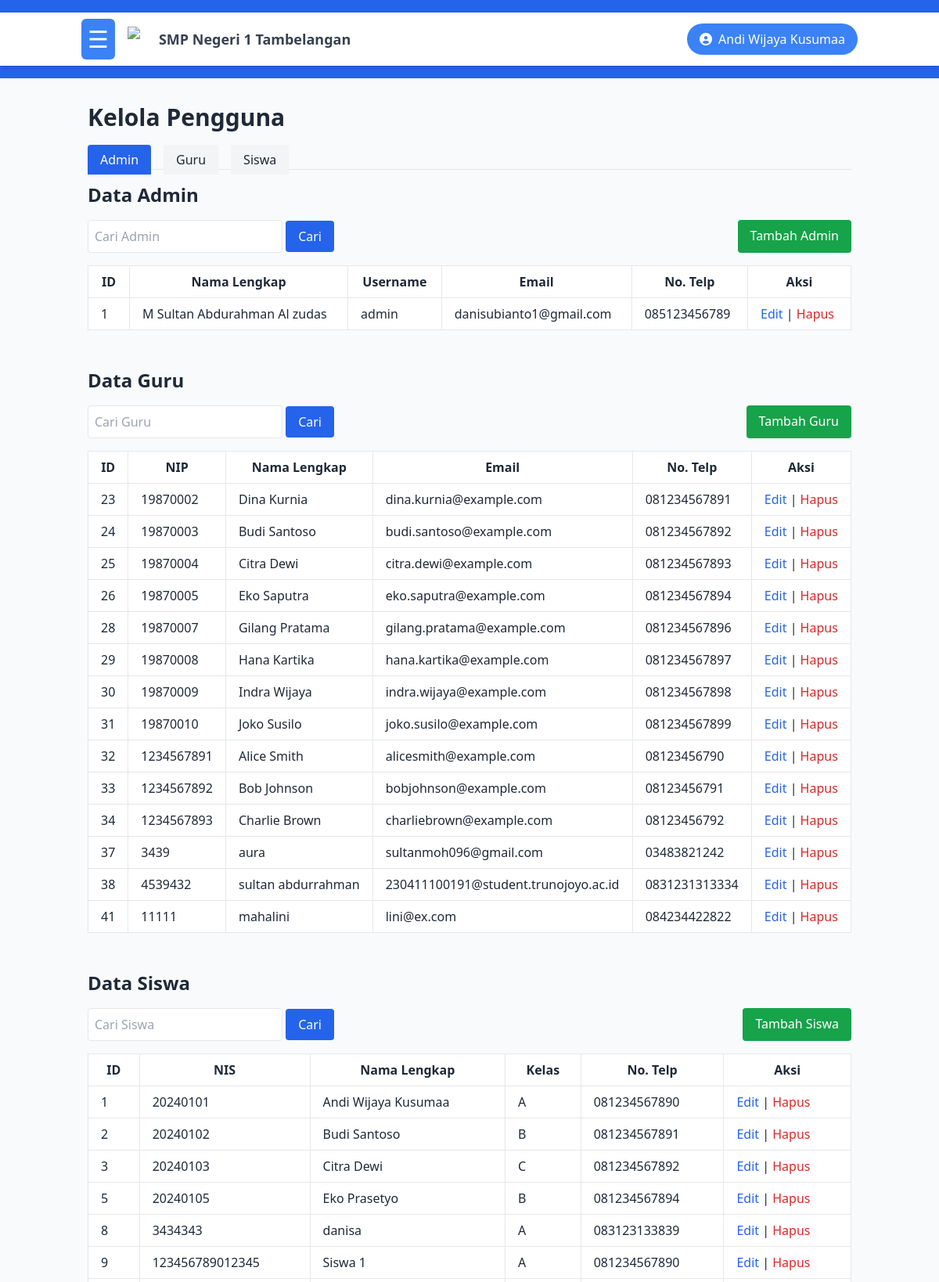
The app's page /dashboard/admin/kelolaLoginPengguna.php (signed in, upper part) with its own data.
### tables this page shows
CREATE TABLE `guru` (
  `id_guru` int NOT NULL,
  `nip` varchar(20) NOT NULL,
  `nama_lengkap` varchar(100) NOT NULL,
  `email` varchar(100) DEFAULT NULL,
  `no_telp` varchar(15) DEFAULT NULL,
  `mata_pelajaran_id` int DEFAULT NULL,
  `username` varchar(50) NOT NULL,
  `password` varchar(255) NOT NULL,
  `photo` varchar(255) DEFAULT NULL
);

CREATE TABLE `siswa` (
  `id_siswa` int NOT NULL,
  `nis` varchar(15) NOT NULL,
  `nama_lengkap` varchar(100) NOT NULL,
  `kelas_id` int NOT NULL,
  `alamat` text,
  `tanggal_lahir` date DEFAULT NULL,
  `no_telp` varchar(15) DEFAULT NULL,
  `username` varchar(50) NOT NULL,
  `password` varchar(255) NOT NULL,
  `jenis_kelamin` enum('laki-laki','perempuan') NOT NULL,
  `photo` varchar(255) DEFAULT NULL,
  `ekstra_id` int DEFAULT NULL
);

CREATE TABLE `kelas` (
  `id_kelas` int NOT NULL,
  `nama_kelas` varchar(50) NOT NULL,
  `tingkat` varchar(10) DEFAULT NULL,
  `wali_kelas_id` int DEFAULT NULL
);

### dashboard/admin/kelolaLoginPengguna.php (the view, shortened to what this page needs)
<?php
include "../../koneksi.php";
?>
<!DOCTYPE html>
<html lang="en">
<head>
    <script src="https://cdn.tailwindcss.com"></script>
</head>
<body class="bg-gray-50 text-gray-800">
    <div class="min-h-screen flex flex-col">
        <header id="header" class="bg-blue-600 text-white py-4">
            <?php include '../../layout/header.php'; ?>
        </header>
        <main class="flex-1 container mx-auto px-6 mt-8">
            <h1 class="text-3xl font-bold mb-6">Kelola Pengguna</h1>
            <div class="mb-4">
                <ul class="flex space-x-4 border-b">
                    <li><a href="#admin" class="py-2 px-4 bg-blue-600 text-white rounded-t">Admin</a></li>
                    <li><a href="#guru" class="py-2 px-4 bg-gray-100">Guru</a></li>
                    <li><a href="#siswa" class="py-2 px-4 bg-gray-100">Siswa</a></li>
                </ul>
            </div>
            <section id="admin" class="mb-12">
                <h2 class="text-2xl font-bold mb-4">Data Admin</h2>
                <div class="flex justify-between mb-4">
                    <form method="GET">
                        <input type="text" name="search_admin" placeholder="Cari Admin" class="border p-2 rounded">
                        <button class="bg-blue-600 text-white py-2 px-4 rounded">Cari</button>
                    </form>
                    <a href="tambah_admin.php" class="bg-green-600 text-white py-2 px-4 rounded">Tambah Admin</a>
                </div>
                <table class="min-w-full bg-white border">
                    <thead>
                        <tr>
                            <th class="py-2 px-4 border">ID</th>
                            <th class="py-2 px-4 border">Nama Lengkap</th>
                            <th class="py-2 px-4 border">Username</th>
                            <th class="py-2 px-4 border">Email</th>
                            <th class="py-2 px-4 border">No. Telp</th>
                            <th class="py-2 px-4 border">Aksi</th>
                        </tr>
                    </thead>
                    <tbody>
                        <?php
                        $query = "SELECT * FROM admin";
                        $result = mysqli_query($conn, $query);
                        while ($row = mysqli_fetch_assoc($result)) {
                            echo "<tr>
                                    <td class='py-2 px-4 border'>{$row['id_admin']}</td>
                                    <td class='py-2 px-4 border'>{$row['nama_lengkap']}</td>
                                    <td class='py-2 px-4 border'>{$row['username']}</td>
                                    <td class='py-2 px-4 border'>{$row['email']}</td>
                                    <td class='py-2 px-4 border'>{$row['no_telp']}</td>
                                    <td class='py-2 px-4 border'>
                                        <a href='edit_admin.php?id={$row['id_admin']}' class='text-blue-600'>Edit</a> |
                                        <a href='hapus_admin.php?id={$row['id_admin']}' class='text-red-600'>Hapus</a>
                                    </td>
                                </tr>";
                        }
                        ?>
                    </tbody>
                </table>
            </section>
            <section id="guru" class="mb-12">
                <h2 class="text-2xl font-bold mb-4">Data Guru</h2>
                <div class="flex justify-between mb-4">
                    <form method="GET">
                        <input type="text" name="search_guru" placeholder="Cari Guru" class="border p-2 rounded">
                        <button class="bg-blue-600 text-white py-2 px-4 rounded">Cari</button>
                    </form>
                    <a href="tambah_guru.php" class="bg-green-600 text-white py-2 px-4 rounded">Tambah Guru</a>
                </div>
                <table class="min-w-full bg-white border">
                    <thead>
                        <tr>
                            <th class="py-2 px-4 border">ID</th>
                            <th class="py-2 px-4 border">NIP</th>
                            <th class="py-2 px-4 border">Nama Lengkap</th>
                            <th class="py-2 px-4 border">Email</th>
                            <th class="py-2 px-4 border">No. Telp</th>
                            <th class="py-2 px-4 border">Aksi</th>
                        </tr>
                    </thead>
                    <tbody>
                        <?php
                        $query = "SELECT * FROM guru";
                        $result = mysqli_query($conn, $query);
                        while ($row = mysqli_fetch_assoc($result)) {
                            echo "<tr>
                                    <td class='py-2 px-4 border'>{$row['id_guru']}</td>
                                    <td class='py-2 px-4 border'>{$row['nip']}</td>
                                    <td class='py-2 px-4 border'>{$row['nama_lengkap']}</td>
                                    <td class='py-2 px-4 border'>{$row['email']}</td>
                                    <td class='py-2 px-4 border'>{$row['no_telp']}</td>
                                    <td class='py-2 px-4 border'>
                                        <a href='edit_guru.php?id={$row['id_guru']}' class='text-blue-600'>Edit</a> |
                                        <a href='hapus_guru.php?id={$row['id_guru']}' class='text-red-600'>Hapus</a>
                                    </td>
                                </tr>";
                        }
                        ?>
                    </tbody>
                </table>
            </section>
            <section id="siswa">
                <h2 class="text-2xl font-bold mb-4">Data Siswa</h2>
                <div class="flex justify-between mb-4">
                    <form method="GET">
                        <input type="text" name="search_siswa" placeholder="Cari Siswa" class="border p-2 rounded">
                        <button class="bg-blue-600 text-white py-2 px-4 rounded">Cari</button>
                    </form>
                    <a href="tambah_siswa.php" class="bg-green-600 text-white py-2 px-4 rounded">Tambah Siswa</a>
                </div>
                <table class="min-w-full bg-white border">
                    <thead>
                        <tr>
                            <th class="py-2 px-4 border">ID</th>
                            <th class="py-2 px-4 border">NIS</th>
                            <th class="py-2 px-4 border">Nama Lengkap</th>
                            <th class="py-2 px-4 border">Kelas</th>
                            <th class="py-2 px-4 border">No. Telp</th>
                            <th class="py-2 px-4 border">Aksi</th>
                        </tr>
                    </thead>
                    <tbody>
                        <?php
                        $query = "SELECT s.id_siswa, s.nis, s.nama_lengkap, s.no_telp, k.nama_kelas
                                  FROM siswa s
                                  LEFT JOIN kelas k ON s.kelas_id = k.id_kelas";
                        $result = mysqli_query($conn, $query);
                        while ($row = mysqli_fetch_assoc($result)) {
                            echo "<tr>
                                    <td class='py-2 px-4 border'>{$row['id_siswa']}</td>
                                    <td class='py-2 px-4 border'>{$row['nis']}</td>
                                    <td class='py-2 px-4 border'>{$row['nama_lengkap']}</td>
                                    <td class='py-2 px-4 border'>{$row['nama_kelas']}</td>
                                    <td class='py-2 px-4 border'>{$row['no_telp']}</td>
                                    <td class='py-2 px-4 border'>
                                        <a href='edit_siswa.php?id={$row['id_siswa']}' class='text-blue-600'>Edit</a> |
                                        <a href='hapus_siswa.php?id={$row['id_siswa']}' class='text-red-600'>Hapus</a>
                                    </td>
                                </tr>";
                        }
                        ?>
                    </tbody>
                </table>
            </section>
        </main>
    </div>
</body>
</html>

### records on screen
guru: id_guru "23", nip "19870002", nama_lengkap "Dina Kurnia", email "dina.kurnia@example.com", no_telp "081234567891"
guru: id_guru "24", nip "19870003", nama_lengkap "Budi Santoso", email "budi.santoso@example.com", no_telp "081234567892"
guru: id_guru "25", nip "19870004", nama_lengkap "Citra Dewi", email "citra.dewi@example.com", no_telp "081234567893"
guru: id_guru "26", nip "19870005", nama_lengkap "Eko Saputra", email "eko.saputra@example.com", no_telp "081234567894"
guru: id_guru "28", nip "19870007", nama_lengkap "Gilang Pratama", email "gilang.pratama@example.com", no_telp "081234567896"
guru: id_guru "29", nip "19870008", nama_lengkap "Hana Kartika", email "hana.kartika@example.com", no_telp "081234567897"
guru: id_guru "30", nip "19870009", nama_lengkap "Indra Wijaya", email "indra.wijaya@example.com", no_telp "081234567898"
guru: id_guru "31", nip "19870010", nama_lengkap "Joko Susilo", email "joko.susilo@example.com", no_telp "081234567899"
guru: id_guru "32", nip "1234567891", nama_lengkap "Alice Smith", email "alicesmith@example.com", no_telp "08123456790"
guru: id_guru "33", nip "1234567892", nama_lengkap "Bob Johnson", email "bobjohnson@example.com", no_telp "08123456791"
guru: id_guru "34", nip "1234567893", nama_lengkap "Charlie Brown", email "charliebrown@example.com", no_telp "08123456792"
guru: id_guru "37", nip "3439", nama_lengkap "aura", email "sultanmoh096@gmail.com", no_telp "03483821242"
guru: id_guru "38", nip "4539432", nama_lengkap "sultan abdurrahman", email "230411100191@student.trunojoyo.ac.id", no_telp "0831231313334"
guru: id_guru "41", nip "11111", nama_lengkap "mahalini", email "lini@ex.com", no_telp "084234422822"
siswa: id_siswa "1", nis "20240101", nama_lengkap "Andi Wijaya Kusumaa", kelas.nama_kelas "A", no_telp "081234567890"
siswa: id_siswa "2", nis "20240102", nama_lengkap "Budi Santoso", kelas.nama_kelas "B", no_telp "081234567891"
siswa: id_siswa "3", nis "20240103", nama_lengkap "Citra Dewi", kelas.nama_kelas "C", no_telp "081234567892"
siswa: id_siswa "5", nis "20240105", nama_lengkap "Eko Prasetyo", kelas.nama_kelas "B", no_telp "081234567894"
siswa: id_siswa "8", nis "3434343", nama_lengkap "danisa", kelas.nama_kelas "A", no_telp "083123133839"
siswa: id_siswa "9", nis "123456789012345", nama_lengkap "Siswa 1", kelas.nama_kelas "A", no_telp "081234567890"

### other values on screen
$_SESSION['nama_lengkap'] "Andi Wijaya Kusumaa"
$row['id_admin'] "1"
$row['nama_lengkap'] "M Sultan Abdurahman Al zudas"
$row['username'] "admin"
$row['email'] "danisubianto1@gmail.com"
$row['no_telp'] "085123456789"
